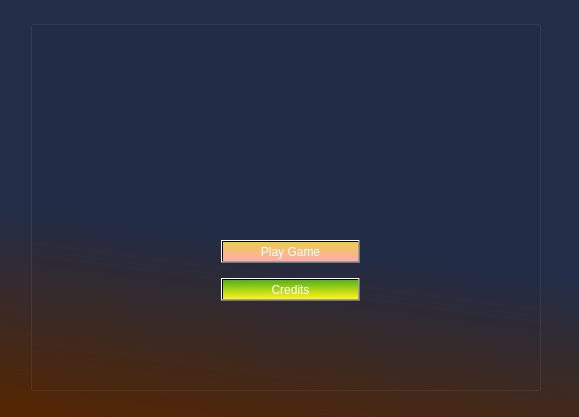
<?xml version="1.0" encoding="UTF-8"?>
<ui version="4.0">
 <class>MainWindow</class>
 <widget class="QMainWindow" name="MainWindow">
  <property name="geometry">
   <rect>
    <x>0</x>
    <y>0</y>
    <width>579</width>
    <height>417</height>
   </rect>
  </property>
  <property name="sizePolicy">
   <sizepolicy hsizetype="Fixed" vsizetype="Fixed">
    <horstretch>0</horstretch>
    <verstretch>0</verstretch>
   </sizepolicy>
  </property>
  <property name="windowTitle">
   <string>Game</string>
  </property>
  <property name="autoFillBackground">
   <bool>false</bool>
  </property>
  <property name="styleSheet">
   <string notr="true">background-color:qlineargradient(spread:pad, x1:0.0895522, y1:0.512, x2:0, y2:1, stop:0 rgba(34, 45, 71, 255), stop:1 rgba(86, 38, 0, 255));
color:rgb(255, 255, 255);
font: 9pt &quot;Papyrus&quot;;</string>
  </property>
  <widget class="QWidget" name="centralWidget">
   <widget class="QGroupBox" name="groupBox">
    <property name="geometry">
     <rect>
      <x>30</x>
      <y>20</y>
      <width>511</width>
      <height>371</height>
     </rect>
    </property>
    <property name="styleSheet">
     <string notr="true">background: transparent;
background-image:url(:/bg1.png);
backgroun-repeat:no-repeat;
</string>
    </property>
    <property name="title">
     <string/>
    </property>
    <widget class="QWidget" name="verticalLayoutWidget">
     <property name="geometry">
      <rect>
       <x>180</x>
       <y>200</y>
       <width>161</width>
       <height>101</height>
      </rect>
     </property>
     <layout class="QVBoxLayout" name="verticalLayout">
      <item>
       <widget class="QPushButton" name="playButton">
        <property name="styleSheet">
         <string notr="true">background:transparent;
background-color:qlineargradient(spread:pad, x1:0, y1:0, x2:0, y2:1, stop:0 rgba(237, 205, 77, 255), stop:1 rgba(255, 172, 172, 255));

</string>
        </property>
        <property name="text">
         <string>Play Game</string>
        </property>
        <property name="shortcut">
         <string>P</string>
        </property>
       </widget>
      </item>
      <item>
       <widget class="QPushButton" name="creditsBtn">
        <property name="styleSheet">
         <string notr="true">background:transparent;
background-color:qlineargradient(spread:pad, x1:0, y1:0, x2:0.03, y2:1, stop:0 rgba(81, 178, 25, 255), stop:1 rgba(255, 243, 23, 255))</string>
        </property>
        <property name="text">
         <string>Credits</string>
        </property>
        <property name="shortcut">
         <string>C</string>
        </property>
       </widget>
      </item>
     </layout>
    </widget>
   </widget>
  </widget>
 </widget>
 <layoutdefault spacing="6" margin="11"/>
 <resources/>
 <connections/>
</ui>
